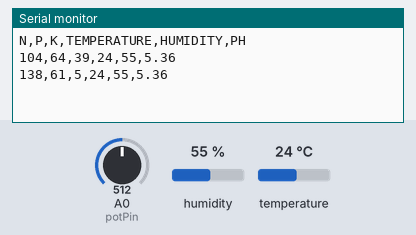
Recording of a sketch running on a simulated Arduino Uno, built with avr-gcc and run on an emulated ATmega328P. Parts: the last lines printed to the serial monitor. The inputs (shaded band) are chosen by the test bench; at power-on: humidity 55 %, A0 (potPin) = 512, temperature 24 °C. Random numbers use the default seed unless the sketch sets one.

Above: at 10.8 s.
10.9 s: humidity set to 22 %
At 20.7 s:
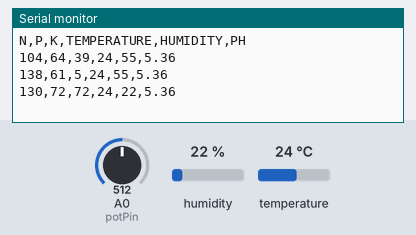
20.9 s: A0 (potPin) set to 716
At 30.7 s:
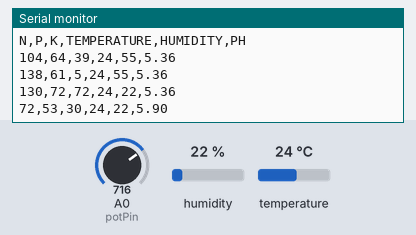
30.9 s: temperature set to 12 °C
At 40.7 s:
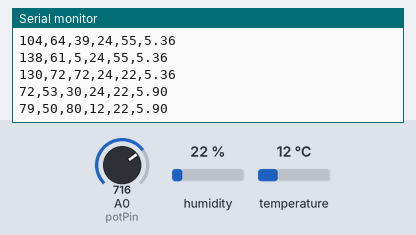
40.9 s: A0 (potPin) set to 992
At 50.7 s:
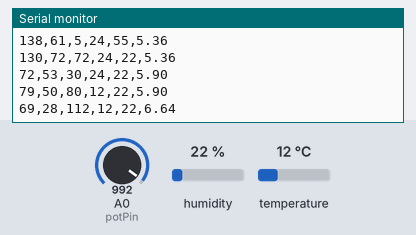
50.9 s: humidity set to 40 %
At 60.5 s:
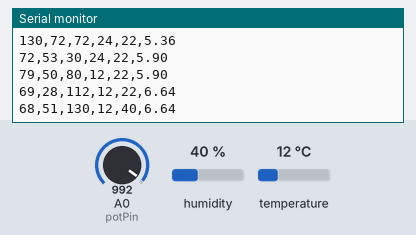
Timing chart, 0 to 61.9 s (numbered marks = the images above; inputs shaded):
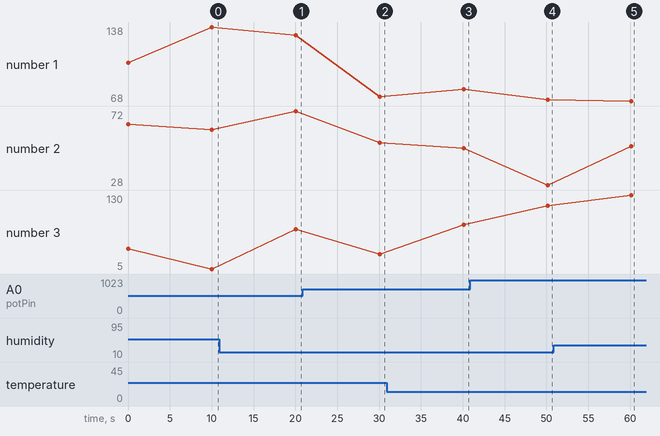

Measured:
- after the input at 10.9 s, the serial monitor: prints a new line after 9.2 s (image 1)
- after the input at 20.9 s, the serial monitor: prints a new line after 9.2 s (image 2)
- after the input at 30.9 s, the serial monitor: prints a new line after 9.2 s (image 3)
- after the input at 40.9 s, the serial monitor: prints a new line after 9.2 s (image 4)
- after the input at 50.9 s, the serial monitor: prints a new line after 9.3 s (image 5)

The sketch:

npkpjct.ino
```cpp
#include <DFRobot_DHT11.h>
DFRobot_DHT11 DHT;
#define DHT11_PIN 10
const int potPin=A0;
float ph;
float Value=0;
float temp;
float hum;


void setup()

{


    // Starts the serial communication
  Serial.begin(9600);
  pinMode(potPin,INPUT);

  randomSeed(analogRead(5));
}
int flag=0;
void header(){

Serial.println("N,P,K,TEMPERATURE,HUMIDITY,PH");
flag=1;
}

void loop(void)

{
if(flag == 0){
  header();
}
  int randNumber;
   // Clears the trigPin
  Value= analogRead(potPin);
   // Serial.print(Value);
    randNumber = random(10,140);
    Serial.print(randNumber);
    Serial.print(",");
    randNumber = random(5,145);
    Serial.print(randNumber);
    Serial.print(",");
    randNumber = random(5,205);
    Serial.print(randNumber);
    Serial.print(",");
    float voltage=Value*(3.3/4095.0);
    ph=(3.3*voltage);

     DHT.read(DHT11_PIN);
  //Serial.print(" temp:");
  temp = DHT.temperature;
  Serial.print(DHT.temperature);
  Serial.print(",");
  hum = DHT.humidity;
  Serial.print(DHT.humidity);
    Serial.print(",");
    Serial.println(ph+4);


  delay(10000);

}
```
